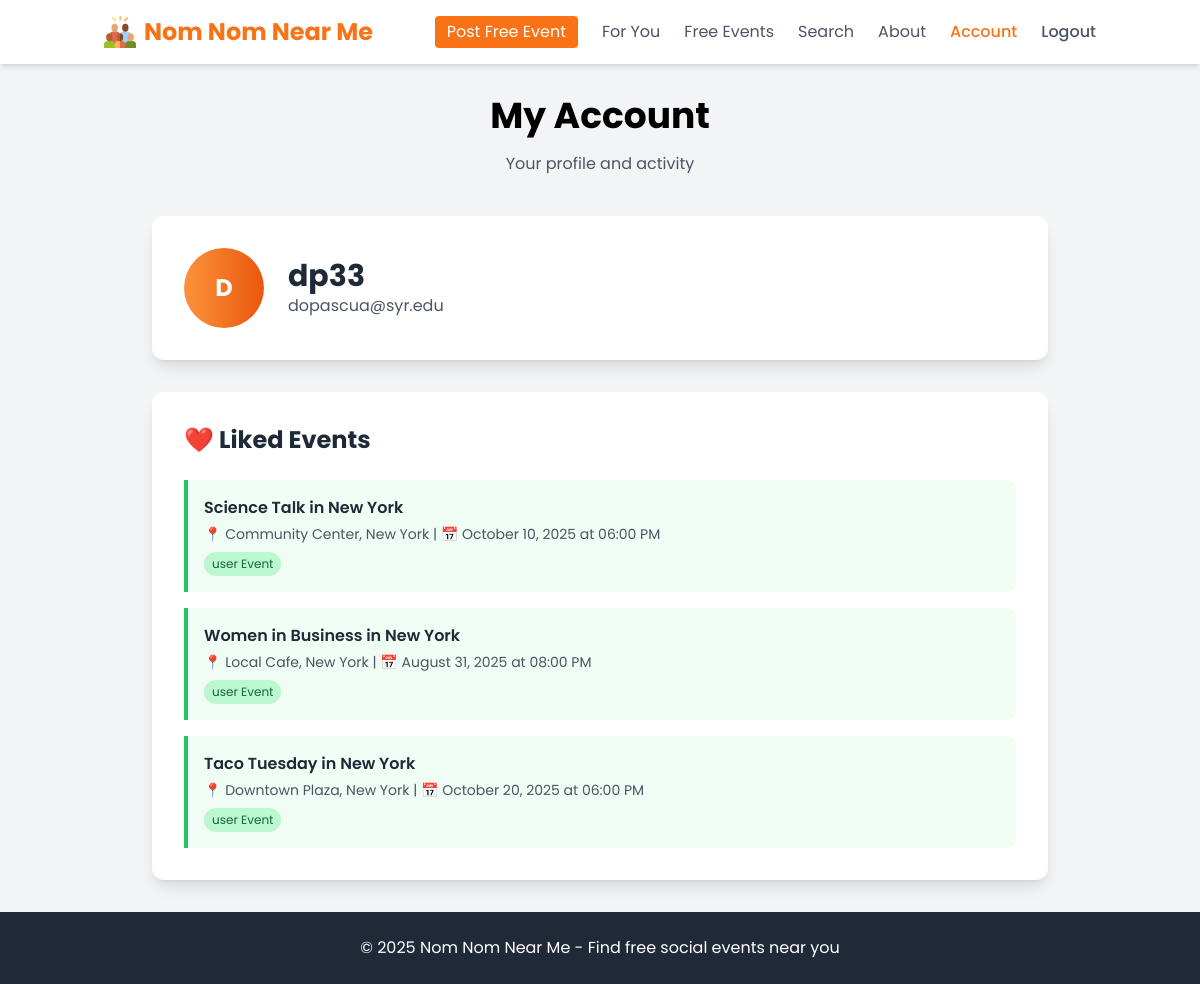
/account (signed in), run on the app's committed database.
### tables this page shows
CREATE TABLE users (
            id INTEGER PRIMARY KEY AUTOINCREMENT,
            name TEXT NOT NULL,
            email TEXT UNIQUE NOT NULL,
            password TEXT NOT NULL
        , phone TEXT);

CREATE TABLE saved_events (
            id INTEGER PRIMARY KEY AUTOINCREMENT,
            user_id INTEGER NOT NULL,
            event_global_id TEXT NOT NULL,
            event_source TEXT NOT NULL,
            event_title TEXT NOT NULL,
            event_date TEXT,
            event_location TEXT,
            event_url TEXT,
            saved_at TIMESTAMP DEFAULT CURRENT_TIMESTAMP, type TEXT,
            UNIQUE(user_id, event_global_id),
            FOREIGN KEY (user_id) REFERENCES users (id) ON DELETE CASCADE
        );

### app.py (the view)
@app.route("/account")
def account():
    if 'user_id' not in session:
        return redirect(url_for('home'))
    user_id = session['user_id']
    try:
        user_info = db.get_user_info(user_id)
        if user_info:
            username = user_info.get('username') or user_info.get('name') or 'User'
            email = user_info.get('email', 'user@example.com')
        else:
            username = 'User'
            email = 'user@example.com'
        liked_events = db.get_liked_events(user_id)
        print(f"[DEBUG] Liked events returned: {liked_events}")
    except Exception as e:
        print(f"Error in account route: {e}")
        username = 'User'
        email = 'user@example.com'
        liked_events = []
    return render_template('account.html',
                         username=username,
                         email=email,
                         liked_events=liked_events)

### db.py (called while the page is built)
def get_user_info(user_id: int) -> dict:
    conn = sqlite3.connect(DB_PATH)
    cursor = conn.cursor()
    cursor.execute("""
        SELECT name, email
        FROM users
        WHERE id = ?
    """, (user_id,))
    row = cursor.fetchone()
    conn.close()
    if row:
        return {"name": row[0], "email": row[1]}
    return None

### templates/account.html (shortened to what this page needs)
<!DOCTYPE html>
<html lang="en">
<head>
  <script src="https://cdn.tailwindcss.com"></script>
  <link rel="stylesheet" href="../static/css/globals.css">
</head>
<body class="bg-gray-100 font-poppins">
  <div class="min-h-screen flex flex-col">
    <header class="bg-white shadow-md py-4">
      <div class="container mx-auto px-4 flex items-center justify-between">
        <div class="flex items-center space-x-2">
          <img src="../static/img/logo.png" alt="App Logo" class="w-8 h-8 object-contain" />
          <span class="text-2xl font-bold text-orange-500">Nom Nom Near Me</span>
        </div>
        <nav class="flex items-center space-x-6">
          <a href="{{ url_for('post_event') }}" class="bg-orange-500 text-white px-3 py-1 rounded hover:bg-orange-600 transition">Post Free Event</a>
          <a href="{{ url_for('for_you') }}" class="nav-link text-gray-600 hover:text-orange-500">For You</a>
          <a href="{{ url_for('user_events') }}" class="nav-link text-gray-600 hover:text-orange-500">Free Events</a>
          <a href="{{ url_for('search') }}" class="nav-link text-gray-600 hover:text-orange-500">Search</a>
          <a href="{{ url_for('about') }}" class="nav-link text-gray-600 hover:text-orange-500">About</a>
          <a href="{{ url_for('account') }}" class="nav-link text-orange-500 font-medium">Account</a>
          <a href="{{ url_for('home') }}" class="nav-link text-gray-600 hover:text-red-500 font-medium">Logout</a>
        </nav>
      </div>
    </header>
    <main class="flex-grow container mx-auto px-4 py-8">
      <h1 class="text-4xl font-bold text-center mb-4">My Account</h1>
      <p class="text-gray-600 text-center mb-10">Your profile and activity</p>
      <div class="max-w-4xl mx-auto space-y-8">
        <div class="bg-white p-8 rounded-xl shadow-lg">
          <div class="flex items-center space-x-6">
            <div class="w-20 h-20 bg-gradient-to-r from-orange-400 to-orange-600 rounded-full flex items-center justify-center text-white text-2xl font-bold">
              {{ username[0].upper() if username else 'U' }}
            </div>
            <div>
              <h2 class="text-3xl font-bold text-gray-800">{{ username }}</h2>
              <p class="text-gray-600">{{ email }}</p>
            </div>
          </div>
        </div>
        <div class="bg-white p-8 rounded-xl shadow-lg">
          <h3 class="text-2xl font-bold text-gray-800 mb-6">❤️ Liked Events</h3>
          {% if liked_events %}
          <div class="space-y-4">
            {% for event in liked_events %}
            <div class="border-l-4 border-green-500 bg-green-50 p-4 rounded-r-lg">
              <h4 class="font-semibold text-gray-800">{{ event.title }}</h4>
              <p class="text-gray-600 text-sm mt-1">
                📍 {{ event.location or 'Location not available' }}
                {% if event.date %}
                | 📅 {{ event.date }}
                {% endif %}
              </p>
              <span class="inline-block mt-2 px-2 py-1 bg-green-200 text-green-800 text-xs rounded-full">
                {{ event.source or 'Unknown' }} Event
              </span>
            </div>
            {% endfor %}
          </div>
          {% endif %}
        </div>
      </div>
    </main>
    <footer class="bg-gray-800 text-white py-6">
      <div class="container mx-auto px-4 text-center">
        <p>© 2025 Nom Nom Near Me - Find free social events near you</p>
      </div>
    </footer>
  </div>
</body>
</html>

### static/css/globals.css (style rules this page uses)
body { font-family: 'Poppins', sans-serif; background-color: #f3f4f6; margin: 0; padding: 0; -webkit-font-smoothing: antialiased; -moz-osx-font-smoothing: grayscale; }
*, *::before, *::after { box-sizing: border-box; }
.nav-link { position: relative; }
.nav-link::after { content: ''; position: absolute; bottom: -2px; left: 0; width: 0; height: 2px; background-color: #f97316; transition: width 0.3s ease; }

### data on the page
users: name "D", name "dp33", email "dopascua@syr.edu"
saved_events: title "Science Talk in New York", event_location "Community Center, New York", date "October 10, 2025 at 06:00 PM", event_source "user"
saved_events: title "Women in Business in New York", event_location "Local Cafe, New York", date "August 31, 2025 at 08:00 PM", event_source "user"
saved_events: title "Taco Tuesday in New York", event_location "Downtown Plaza, New York", date "October 20, 2025 at 06:00 PM", event_source "user"
